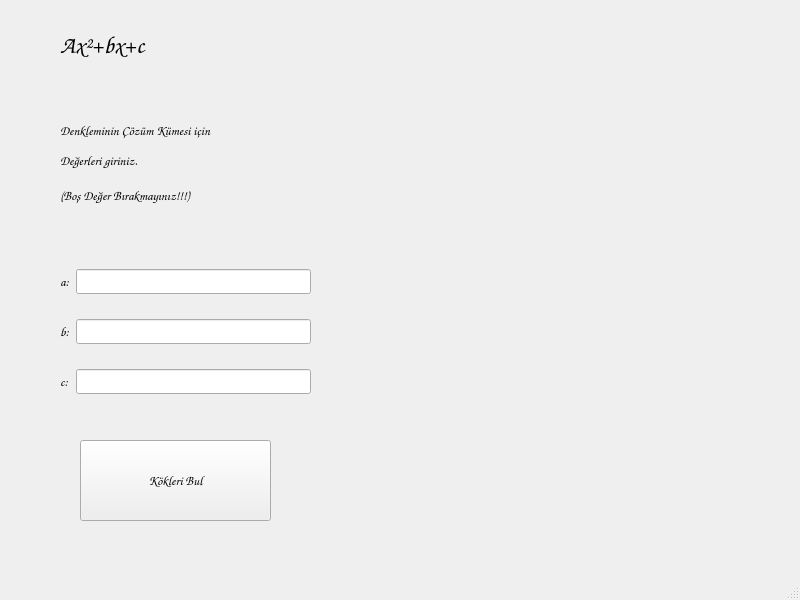
<?xml version="1.0" encoding="UTF-8"?>
<ui version="4.0">
 <class>MainWindow</class>
 <widget class="QMainWindow" name="MainWindow">
  <property name="geometry">
   <rect>
    <x>0</x>
    <y>0</y>
    <width>800</width>
    <height>600</height>
   </rect>
  </property>
  <property name="font">
   <font>
    <family>Comic Sans MS</family>
    <pointsize>10</pointsize>
   </font>
  </property>
  <property name="windowTitle">
   <string>Kök Bulma</string>
  </property>
  <widget class="QWidget" name="centralwidget">
   <widget class="QLabel" name="label_4">
    <property name="geometry">
     <rect>
      <x>60</x>
      <y>10</y>
      <width>171</width>
      <height>71</height>
     </rect>
    </property>
    <property name="font">
     <font>
      <family>Comic Sans MS</family>
      <pointsize>18</pointsize>
      <weight>75</weight>
      <italic>false</italic>
      <bold>true</bold>
      <underline>false</underline>
      <strikeout>false</strikeout>
      <stylestrategy>PreferDefault</stylestrategy>
      <kerning>true</kerning>
     </font>
    </property>
    <property name="text">
     <string>Ax²+bx+c</string>
    </property>
   </widget>
   <widget class="QLabel" name="label_5">
    <property name="geometry">
     <rect>
      <x>60</x>
      <y>100</y>
      <width>241</width>
      <height>61</height>
     </rect>
    </property>
    <property name="text">
     <string>Denkleminin Çözüm Kümesi için</string>
    </property>
   </widget>
   <widget class="QLabel" name="label_6">
    <property name="geometry">
     <rect>
      <x>60</x>
      <y>130</y>
      <width>241</width>
      <height>61</height>
     </rect>
    </property>
    <property name="text">
     <string>Değerleri giriniz.</string>
    </property>
   </widget>
   <widget class="QPushButton" name="btnBul">
    <property name="geometry">
     <rect>
      <x>80</x>
      <y>440</y>
      <width>191</width>
      <height>81</height>
     </rect>
    </property>
    <property name="text">
     <string>Kökleri Bul</string>
    </property>
   </widget>
   <widget class="QLabel" name="label_7">
    <property name="geometry">
     <rect>
      <x>60</x>
      <y>170</y>
      <width>241</width>
      <height>51</height>
     </rect>
    </property>
    <property name="text">
     <string>(Boş Değer Bırakmayınız!!!)</string>
    </property>
   </widget>
   <widget class="QWidget" name="">
    <property name="geometry">
     <rect>
      <x>60</x>
      <y>250</y>
      <width>251</width>
      <height>164</height>
     </rect>
    </property>
    <layout class="QFormLayout" name="formLayout">
     <item row="0" column="0">
      <widget class="QLabel" name="label">
       <property name="sizePolicy">
        <sizepolicy hsizetype="Expanding" vsizetype="Expanding">
         <horstretch>0</horstretch>
         <verstretch>0</verstretch>
        </sizepolicy>
       </property>
       <property name="text">
        <string>a:</string>
       </property>
      </widget>
     </item>
     <item row="1" column="0">
      <widget class="QLabel" name="label_2">
       <property name="text">
        <string>b:</string>
       </property>
      </widget>
     </item>
     <item row="2" column="0">
      <widget class="QLabel" name="label_3">
       <property name="text">
        <string>c:</string>
       </property>
      </widget>
     </item>
     <item row="0" column="1">
      <widget class="QLineEdit" name="txta"/>
     </item>
     <item row="1" column="1">
      <widget class="QLineEdit" name="txtb"/>
     </item>
     <item row="2" column="1">
      <widget class="QLineEdit" name="txtc"/>
     </item>
    </layout>
   </widget>
   <widget class="QWidget" name="">
    <property name="geometry">
     <rect>
      <x>460</x>
      <y>180</y>
      <width>241</width>
      <height>211</height>
     </rect>
    </property>
    <layout class="QVBoxLayout" name="verticalLayout">
     <item>
      <widget class="QLabel" name="lblDenklem">
       <property name="text">
        <string/>
       </property>
      </widget>
     </item>
     <item>
      <widget class="QLabel" name="lblKok1">
       <property name="text">
        <string/>
       </property>
      </widget>
     </item>
     <item>
      <widget class="QLabel" name="lblKok2">
       <property name="text">
        <string/>
       </property>
      </widget>
     </item>
    </layout>
   </widget>
  </widget>
  <widget class="QMenuBar" name="menubar">
   <property name="geometry">
    <rect>
     <x>0</x>
     <y>0</y>
     <width>800</width>
     <height>30</height>
    </rect>
   </property>
  </widget>
  <widget class="QStatusBar" name="statusbar"/>
 </widget>
 <resources/>
 <connections/>
</ui>
